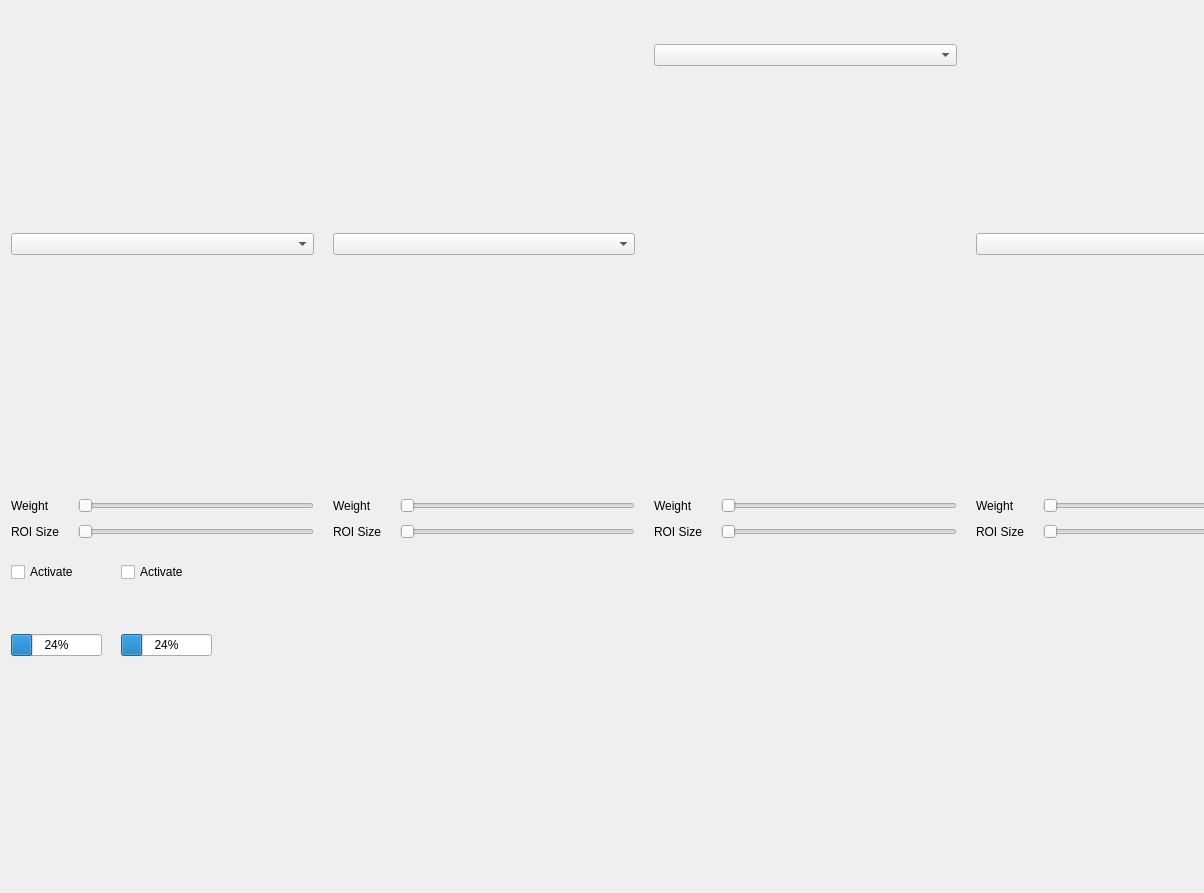
<?xml version="1.0" encoding="UTF-8"?>
<ui version="4.0">
 <class>Form</class>
 <widget class="QWidget" name="Form">
  <property name="geometry">
   <rect>
    <x>0</x>
    <y>0</y>
    <width>1204</width>
    <height>893</height>
   </rect>
  </property>
  <property name="windowTitle">
   <string>Form</string>
  </property>
  <widget class="QWidget" name="">
   <property name="geometry">
    <rect>
     <x>11</x>
     <y>11</y>
     <width>1267</width>
     <height>544</height>
    </rect>
   </property>
   <layout class="QHBoxLayout" name="horizontalLayout_10">
    <item>
     <layout class="QVBoxLayout" name="verticalLayout_4" stretch="3,1,1,1,3,0,1,1,1">
      <item>
       <widget class="QLabel" name="label_21">
        <property name="styleSheet">
         <string notr="true">back-ground: white;</string>
        </property>
        <property name="text">
         <string/>
        </property>
        <property name="pixmap">
         <pixmap>white.png</pixmap>
        </property>
        <property name="scaledContents">
         <bool>true</bool>
        </property>
       </widget>
      </item>
      <item>
       <spacer name="verticalSpacer_19">
        <property name="orientation">
         <enum>Qt::Vertical</enum>
        </property>
        <property name="sizeType">
         <enum>QSizePolicy::Fixed</enum>
        </property>
        <property name="sizeHint" stdset="0">
         <size>
          <width>20</width>
          <height>13</height>
         </size>
        </property>
       </spacer>
      </item>
      <item>
       <widget class="QComboBox" name="comboBox_10"/>
      </item>
      <item>
       <spacer name="verticalSpacer_29">
        <property name="orientation">
         <enum>Qt::Vertical</enum>
        </property>
        <property name="sizeType">
         <enum>QSizePolicy::Fixed</enum>
        </property>
        <property name="sizeHint" stdset="0">
         <size>
          <width>20</width>
          <height>13</height>
         </size>
        </property>
       </spacer>
      </item>
      <item>
       <widget class="QLabel" name="label_22">
        <property name="text">
         <string/>
        </property>
        <property name="pixmap">
         <pixmap>white.png</pixmap>
        </property>
       </widget>
      </item>
      <item>
       <spacer name="verticalSpacer_46">
        <property name="orientation">
         <enum>Qt::Vertical</enum>
        </property>
        <property name="sizeType">
         <enum>QSizePolicy::Fixed</enum>
        </property>
        <property name="sizeHint" stdset="0">
         <size>
          <width>20</width>
          <height>13</height>
         </size>
        </property>
       </spacer>
      </item>
      <item>
       <layout class="QHBoxLayout" name="horizontalLayout_8">
        <item>
         <widget class="QLabel" name="label_23">
          <property name="text">
           <string>Weight</string>
          </property>
         </widget>
        </item>
        <item>
         <spacer name="verticalSpacer_31">
          <property name="orientation">
           <enum>Qt::Horizontal</enum>
          </property>
          <property name="sizeType">
           <enum>QSizePolicy::Fixed</enum>
          </property>
          <property name="sizeHint" stdset="0">
           <size>
            <width>22</width>
            <height>20</height>
           </size>
          </property>
         </spacer>
        </item>
        <item>
         <widget class="QSlider" name="horizontalSlider_19">
          <property name="orientation">
           <enum>Qt::Horizontal</enum>
          </property>
         </widget>
        </item>
       </layout>
      </item>
      <item>
       <layout class="QHBoxLayout" name="horizontalLayout_9">
        <item>
         <widget class="QLabel" name="label_24">
          <property name="text">
           <string>ROI Size</string>
          </property>
         </widget>
        </item>
        <item>
         <spacer name="verticalSpacer_32">
          <property name="orientation">
           <enum>Qt::Horizontal</enum>
          </property>
          <property name="sizeType">
           <enum>QSizePolicy::Fixed</enum>
          </property>
          <property name="sizeHint" stdset="0">
           <size>
            <width>13</width>
            <height>20</height>
           </size>
          </property>
         </spacer>
        </item>
        <item>
         <widget class="QSlider" name="horizontalSlider_20">
          <property name="orientation">
           <enum>Qt::Horizontal</enum>
          </property>
         </widget>
        </item>
       </layout>
      </item>
      <item>
       <spacer name="verticalSpacer_30">
        <property name="orientation">
         <enum>Qt::Vertical</enum>
        </property>
        <property name="sizeType">
         <enum>QSizePolicy::Fixed</enum>
        </property>
        <property name="sizeHint" stdset="0">
         <size>
          <width>20</width>
          <height>13</height>
         </size>
        </property>
       </spacer>
      </item>
     </layout>
    </item>
    <item>
     <spacer name="verticalSpacer_39">
      <property name="orientation">
       <enum>Qt::Horizontal</enum>
      </property>
      <property name="sizeType">
       <enum>QSizePolicy::Fixed</enum>
      </property>
      <property name="sizeHint" stdset="0">
       <size>
        <width>13</width>
        <height>20</height>
       </size>
      </property>
     </spacer>
    </item>
    <item>
     <layout class="QVBoxLayout" name="verticalLayout_3" stretch="3,1,1,1,3,0,1,1,1">
      <item>
       <widget class="QLabel" name="label_19">
        <property name="styleSheet">
         <string notr="true">back-ground: white;</string>
        </property>
        <property name="text">
         <string/>
        </property>
        <property name="pixmap">
         <pixmap>white.png</pixmap>
        </property>
       </widget>
      </item>
      <item>
       <spacer name="verticalSpacer_17">
        <property name="orientation">
         <enum>Qt::Vertical</enum>
        </property>
        <property name="sizeType">
         <enum>QSizePolicy::Fixed</enum>
        </property>
        <property name="sizeHint" stdset="0">
         <size>
          <width>20</width>
          <height>13</height>
         </size>
        </property>
       </spacer>
      </item>
      <item>
       <widget class="QComboBox" name="comboBox_9"/>
      </item>
      <item>
       <spacer name="verticalSpacer_18">
        <property name="orientation">
         <enum>Qt::Vertical</enum>
        </property>
        <property name="sizeType">
         <enum>QSizePolicy::Fixed</enum>
        </property>
        <property name="sizeHint" stdset="0">
         <size>
          <width>20</width>
          <height>13</height>
         </size>
        </property>
       </spacer>
      </item>
      <item>
       <widget class="QLabel" name="label_20">
        <property name="text">
         <string/>
        </property>
        <property name="pixmap">
         <pixmap>white.png</pixmap>
        </property>
       </widget>
      </item>
      <item>
       <spacer name="verticalSpacer_45">
        <property name="orientation">
         <enum>Qt::Vertical</enum>
        </property>
        <property name="sizeType">
         <enum>QSizePolicy::Fixed</enum>
        </property>
        <property name="sizeHint" stdset="0">
         <size>
          <width>20</width>
          <height>13</height>
         </size>
        </property>
       </spacer>
      </item>
      <item>
       <layout class="QHBoxLayout" name="horizontalLayout_6">
        <item>
         <widget class="QLabel" name="label_5">
          <property name="text">
           <string>Weight</string>
          </property>
         </widget>
        </item>
        <item>
         <spacer name="verticalSpacer_33">
          <property name="orientation">
           <enum>Qt::Horizontal</enum>
          </property>
          <property name="sizeType">
           <enum>QSizePolicy::Fixed</enum>
          </property>
          <property name="sizeHint" stdset="0">
           <size>
            <width>22</width>
            <height>20</height>
           </size>
          </property>
         </spacer>
        </item>
        <item>
         <widget class="QSlider" name="horizontalSlider_17">
          <property name="orientation">
           <enum>Qt::Horizontal</enum>
          </property>
         </widget>
        </item>
       </layout>
      </item>
      <item>
       <layout class="QHBoxLayout" name="horizontalLayout_7">
        <item>
         <widget class="QLabel" name="label_6">
          <property name="text">
           <string>ROI Size</string>
          </property>
         </widget>
        </item>
        <item>
         <spacer name="verticalSpacer_36">
          <property name="orientation">
           <enum>Qt::Horizontal</enum>
          </property>
          <property name="sizeType">
           <enum>QSizePolicy::Fixed</enum>
          </property>
          <property name="sizeHint" stdset="0">
           <size>
            <width>13</width>
            <height>20</height>
           </size>
          </property>
         </spacer>
        </item>
        <item>
         <widget class="QSlider" name="horizontalSlider_18">
          <property name="orientation">
           <enum>Qt::Horizontal</enum>
          </property>
         </widget>
        </item>
       </layout>
      </item>
      <item>
       <spacer name="verticalSpacer_23">
        <property name="orientation">
         <enum>Qt::Vertical</enum>
        </property>
        <property name="sizeType">
         <enum>QSizePolicy::Fixed</enum>
        </property>
        <property name="sizeHint" stdset="0">
         <size>
          <width>20</width>
          <height>13</height>
         </size>
        </property>
       </spacer>
      </item>
     </layout>
    </item>
    <item>
     <spacer name="verticalSpacer_40">
      <property name="orientation">
       <enum>Qt::Horizontal</enum>
      </property>
      <property name="sizeType">
       <enum>QSizePolicy::Fixed</enum>
      </property>
      <property name="sizeHint" stdset="0">
       <size>
        <width>13</width>
        <height>20</height>
       </size>
      </property>
     </spacer>
    </item>
    <item>
     <layout class="QVBoxLayout" name="verticalLayout_2" stretch="0,1,1,1,3,0,1,1,1">
      <item>
       <widget class="QLabel" name="label_17">
        <property name="styleSheet">
         <string notr="true">back-ground: white;</string>
        </property>
        <property name="text">
         <string/>
        </property>
        <property name="pixmap">
         <pixmap>white.png</pixmap>
        </property>
       </widget>
      </item>
      <item>
       <spacer name="verticalSpacer_15">
        <property name="orientation">
         <enum>Qt::Vertical</enum>
        </property>
        <property name="sizeType">
         <enum>QSizePolicy::Fixed</enum>
        </property>
        <property name="sizeHint" stdset="0">
         <size>
          <width>20</width>
          <height>13</height>
         </size>
        </property>
       </spacer>
      </item>
      <item>
       <widget class="QComboBox" name="comboBox_8"/>
      </item>
      <item>
       <spacer name="verticalSpacer_16">
        <property name="orientation">
         <enum>Qt::Vertical</enum>
        </property>
        <property name="sizeType">
         <enum>QSizePolicy::Fixed</enum>
        </property>
        <property name="sizeHint" stdset="0">
         <size>
          <width>20</width>
          <height>13</height>
         </size>
        </property>
       </spacer>
      </item>
      <item>
       <widget class="QLabel" name="label_18">
        <property name="text">
         <string/>
        </property>
        <property name="pixmap">
         <pixmap>white.png</pixmap>
        </property>
       </widget>
      </item>
      <item>
       <spacer name="verticalSpacer_43">
        <property name="orientation">
         <enum>Qt::Vertical</enum>
        </property>
        <property name="sizeType">
         <enum>QSizePolicy::Fixed</enum>
        </property>
        <property name="sizeHint" stdset="0">
         <size>
          <width>20</width>
          <height>13</height>
         </size>
        </property>
       </spacer>
      </item>
      <item>
       <layout class="QHBoxLayout" name="horizontalLayout_4">
        <item>
         <widget class="QLabel" name="label_3">
          <property name="text">
           <string>Weight</string>
          </property>
         </widget>
        </item>
        <item>
         <spacer name="verticalSpacer_34">
          <property name="orientation">
           <enum>Qt::Horizontal</enum>
          </property>
          <property name="sizeType">
           <enum>QSizePolicy::Fixed</enum>
          </property>
          <property name="sizeHint" stdset="0">
           <size>
            <width>22</width>
            <height>20</height>
           </size>
          </property>
         </spacer>
        </item>
        <item>
         <widget class="QSlider" name="horizontalSlider_15">
          <property name="orientation">
           <enum>Qt::Horizontal</enum>
          </property>
         </widget>
        </item>
       </layout>
      </item>
      <item>
       <layout class="QHBoxLayout" name="horizontalLayout_5">
        <item>
         <widget class="QLabel" name="label_4">
          <property name="text">
           <string>ROI Size</string>
          </property>
         </widget>
        </item>
        <item>
         <spacer name="verticalSpacer_37">
          <property name="orientation">
           <enum>Qt::Horizontal</enum>
          </property>
          <property name="sizeType">
           <enum>QSizePolicy::Fixed</enum>
          </property>
          <property name="sizeHint" stdset="0">
           <size>
            <width>13</width>
            <height>20</height>
           </size>
          </property>
         </spacer>
        </item>
        <item>
         <widget class="QSlider" name="horizontalSlider_16">
          <property name="orientation">
           <enum>Qt::Horizontal</enum>
          </property>
         </widget>
        </item>
       </layout>
      </item>
      <item>
       <spacer name="verticalSpacer_22">
        <property name="orientation">
         <enum>Qt::Vertical</enum>
        </property>
        <property name="sizeType">
         <enum>QSizePolicy::Fixed</enum>
        </property>
        <property name="sizeHint" stdset="0">
         <size>
          <width>20</width>
          <height>13</height>
         </size>
        </property>
       </spacer>
      </item>
     </layout>
    </item>
    <item>
     <spacer name="verticalSpacer_41">
      <property name="orientation">
       <enum>Qt::Horizontal</enum>
      </property>
      <property name="sizeType">
       <enum>QSizePolicy::Fixed</enum>
      </property>
      <property name="sizeHint" stdset="0">
       <size>
        <width>13</width>
        <height>20</height>
       </size>
      </property>
     </spacer>
    </item>
    <item>
     <layout class="QVBoxLayout" name="verticalLayout" stretch="3,1,1,1,3,0,1,1,1">
      <item>
       <widget class="QLabel" name="label_7">
        <property name="styleSheet">
         <string notr="true">back-ground: white;</string>
        </property>
        <property name="text">
         <string/>
        </property>
        <property name="pixmap">
         <pixmap>white.png</pixmap>
        </property>
       </widget>
      </item>
      <item>
       <spacer name="verticalSpacer_7">
        <property name="orientation">
         <enum>Qt::Vertical</enum>
        </property>
        <property name="sizeType">
         <enum>QSizePolicy::Fixed</enum>
        </property>
        <property name="sizeHint" stdset="0">
         <size>
          <width>20</width>
          <height>13</height>
         </size>
        </property>
       </spacer>
      </item>
      <item>
       <widget class="QComboBox" name="comboBox_4"/>
      </item>
      <item>
       <spacer name="verticalSpacer_8">
        <property name="orientation">
         <enum>Qt::Vertical</enum>
        </property>
        <property name="sizeType">
         <enum>QSizePolicy::Fixed</enum>
        </property>
        <property name="sizeHint" stdset="0">
         <size>
          <width>20</width>
          <height>13</height>
         </size>
        </property>
       </spacer>
      </item>
      <item>
       <widget class="QLabel" name="label_8">
        <property name="text">
         <string/>
        </property>
        <property name="pixmap">
         <pixmap>white.png</pixmap>
        </property>
       </widget>
      </item>
      <item>
       <spacer name="verticalSpacer_44">
        <property name="orientation">
         <enum>Qt::Vertical</enum>
        </property>
        <property name="sizeType">
         <enum>QSizePolicy::Fixed</enum>
        </property>
        <property name="sizeHint" stdset="0">
         <size>
          <width>20</width>
          <height>13</height>
         </size>
        </property>
       </spacer>
      </item>
      <item>
       <layout class="QHBoxLayout" name="horizontalLayout_3">
        <item>
         <widget class="QLabel" name="label_2">
          <property name="text">
           <string>Weight</string>
          </property>
         </widget>
        </item>
        <item>
         <spacer name="verticalSpacer_35">
          <property name="orientation">
           <enum>Qt::Horizontal</enum>
          </property>
          <property name="sizeType">
           <enum>QSizePolicy::Fixed</enum>
          </property>
          <property name="sizeHint" stdset="0">
           <size>
            <width>22</width>
            <height>20</height>
           </size>
          </property>
         </spacer>
        </item>
        <item>
         <widget class="QSlider" name="horizontalSlider_7">
          <property name="orientation">
           <enum>Qt::Horizontal</enum>
          </property>
         </widget>
        </item>
       </layout>
      </item>
      <item>
       <layout class="QHBoxLayout" name="horizontalLayout_2">
        <item>
         <widget class="QLabel" name="label">
          <property name="text">
           <string>ROI Size</string>
          </property>
         </widget>
        </item>
        <item>
         <spacer name="verticalSpacer_38">
          <property name="orientation">
           <enum>Qt::Horizontal</enum>
          </property>
          <property name="sizeType">
           <enum>QSizePolicy::Fixed</enum>
          </property>
          <property name="sizeHint" stdset="0">
           <size>
            <width>13</width>
            <height>20</height>
           </size>
          </property>
         </spacer>
        </item>
        <item>
         <widget class="QSlider" name="horizontalSlider_8">
          <property name="orientation">
           <enum>Qt::Horizontal</enum>
          </property>
         </widget>
        </item>
       </layout>
      </item>
      <item>
       <spacer name="verticalSpacer_20">
        <property name="orientation">
         <enum>Qt::Vertical</enum>
        </property>
        <property name="sizeType">
         <enum>QSizePolicy::Fixed</enum>
        </property>
        <property name="sizeHint" stdset="0">
         <size>
          <width>20</width>
          <height>13</height>
         </size>
        </property>
       </spacer>
      </item>
     </layout>
    </item>
   </layout>
  </widget>
  <widget class="QWidget" name="">
   <property name="geometry">
    <rect>
     <x>11</x>
     <y>562</y>
     <width>661</width>
     <height>293</height>
    </rect>
   </property>
   <layout class="QHBoxLayout" name="horizontalLayout">
    <property name="sizeConstraint">
     <enum>QLayout::SetFixedSize</enum>
    </property>
    <item>
     <layout class="QVBoxLayout" name="verticalLayout_5">
      <item>
       <widget class="QCheckBox" name="checkBox">
        <property name="enabled">
         <bool>true</bool>
        </property>
        <property name="text">
         <string>Activate</string>
        </property>
       </widget>
      </item>
      <item>
       <spacer name="verticalSpacer_2">
        <property name="orientation">
         <enum>Qt::Vertical</enum>
        </property>
        <property name="sizeHint" stdset="0">
         <size>
          <width>20</width>
          <height>13</height>
         </size>
        </property>
       </spacer>
      </item>
      <item>
       <widget class="QLabel" name="label_9">
        <property name="enabled">
         <bool>true</bool>
        </property>
        <property name="sizePolicy">
         <sizepolicy hsizetype="Preferred" vsizetype="Preferred">
          <horstretch>1</horstretch>
          <verstretch>1</verstretch>
         </sizepolicy>
        </property>
        <property name="lineWidth">
         <number>0</number>
        </property>
        <property name="text">
         <string/>
        </property>
        <property name="pixmap">
         <pixmap>white.png</pixmap>
        </property>
        <property name="scaledContents">
         <bool>true</bool>
        </property>
        <property name="margin">
         <number>10</number>
        </property>
       </widget>
      </item>
      <item>
       <spacer name="verticalSpacer">
        <property name="orientation">
         <enum>Qt::Vertical</enum>
        </property>
        <property name="sizeHint" stdset="0">
         <size>
          <width>20</width>
          <height>13</height>
         </size>
        </property>
       </spacer>
      </item>
      <item>
       <widget class="QProgressBar" name="progressBar">
        <property name="enabled">
         <bool>true</bool>
        </property>
        <property name="value">
         <number>24</number>
        </property>
       </widget>
      </item>
     </layout>
    </item>
    <item>
     <spacer name="verticalSpacer_42">
      <property name="orientation">
       <enum>Qt::Horizontal</enum>
      </property>
      <property name="sizeType">
       <enum>QSizePolicy::Fixed</enum>
      </property>
      <property name="sizeHint" stdset="0">
       <size>
        <width>13</width>
        <height>20</height>
       </size>
      </property>
     </spacer>
    </item>
    <item>
     <layout class="QVBoxLayout" name="verticalLayout_6">
      <item>
       <widget class="QCheckBox" name="checkBox_2">
        <property name="enabled">
         <bool>true</bool>
        </property>
        <property name="text">
         <string>Activate</string>
        </property>
       </widget>
      </item>
      <item>
       <spacer name="verticalSpacer_3">
        <property name="orientation">
         <enum>Qt::Vertical</enum>
        </property>
        <property name="sizeHint" stdset="0">
         <size>
          <width>20</width>
          <height>13</height>
         </size>
        </property>
       </spacer>
      </item>
      <item>
       <widget class="QLabel" name="label_10">
        <property name="enabled">
         <bool>true</bool>
        </property>
        <property name="sizePolicy">
         <sizepolicy hsizetype="Preferred" vsizetype="Preferred">
          <horstretch>1</horstretch>
          <verstretch>1</verstretch>
         </sizepolicy>
        </property>
        <property name="text">
         <string/>
        </property>
        <property name="pixmap">
         <pixmap>white.png</pixmap>
        </property>
        <property name="scaledContents">
         <bool>true</bool>
        </property>
        <property name="margin">
         <number>10</number>
        </property>
       </widget>
      </item>
      <item>
       <spacer name="verticalSpacer_4">
        <property name="orientation">
         <enum>Qt::Vertical</enum>
        </property>
        <property name="sizeHint" stdset="0">
         <size>
          <width>20</width>
          <height>13</height>
         </size>
        </property>
       </spacer>
      </item>
      <item>
       <widget class="QProgressBar" name="progressBar_2">
        <property name="enabled">
         <bool>true</bool>
        </property>
        <property name="value">
         <number>24</number>
        </property>
       </widget>
      </item>
     </layout>
    </item>
   </layout>
  </widget>
  <zorder>label</zorder>
  <zorder>comboBox</zorder>
  <zorder>label_2</zorder>
  <zorder>horizontalSlider</zorder>
  <zorder>horizontalSlider_2</zorder>
  <zorder>layoutWidget_2</zorder>
  <zorder>layoutWidget_3</zorder>
  <zorder>label_9</zorder>
  <zorder>progressBar</zorder>
  <zorder>checkBox</zorder>
  <zorder>layoutWidget_4</zorder>
  <zorder>layoutWidget_2</zorder>
  <zorder>layoutWidget_3</zorder>
  <zorder>label</zorder>
  <zorder>label_2</zorder>
  <zorder>layoutWidget</zorder>
  <zorder>layoutWidget_2</zorder>
  <zorder>label_17</zorder>
  <zorder>layoutWidget_3</zorder>
 </widget>
 <resources/>
 <connections/>
</ui>
